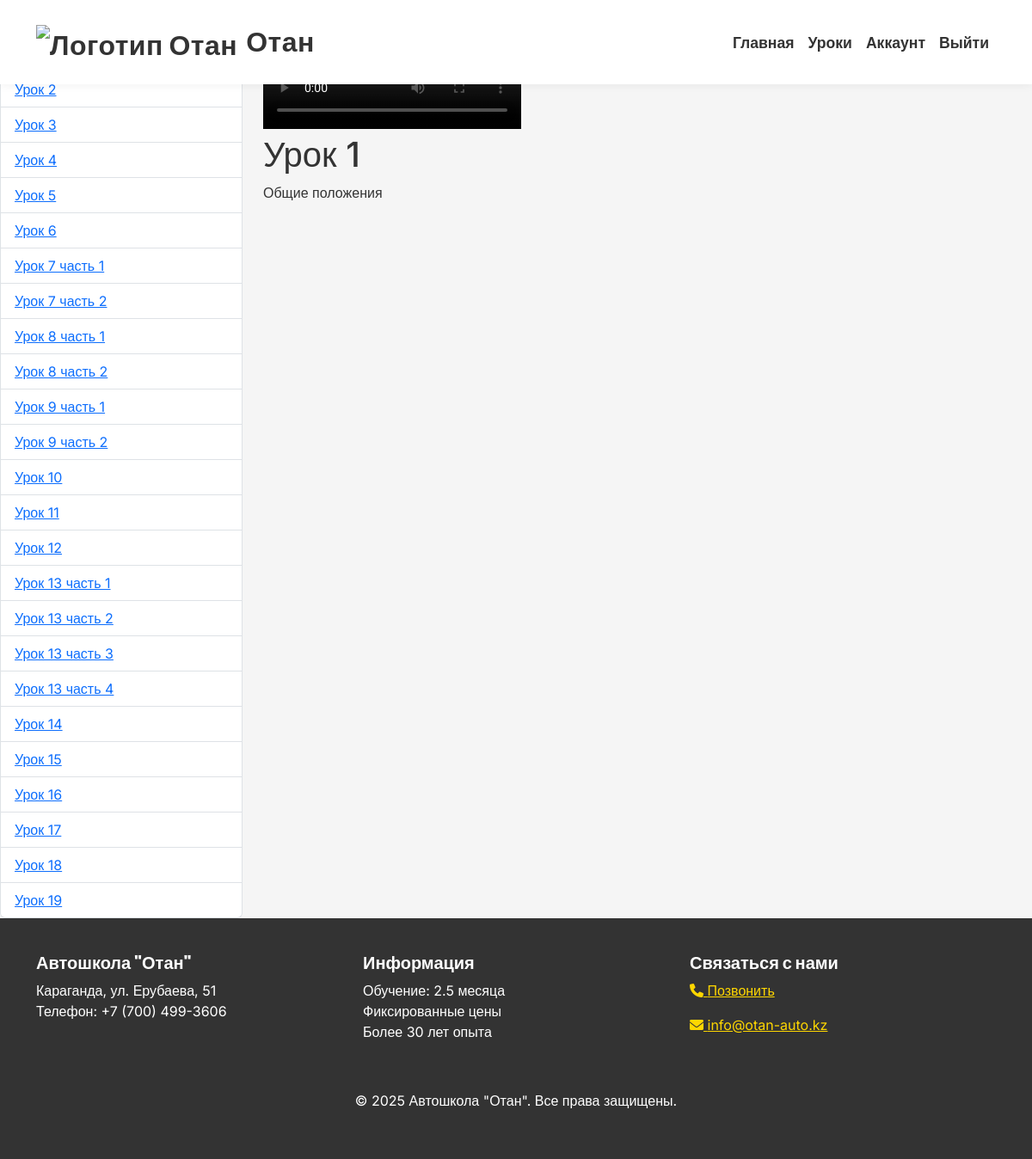
The app's page /lessons/1/ (signed in) with its own data.
### lessons/models.py (models this page shows, shortened)
class Lesson(models.Model):
    title = models.CharField(max_length=200)
    description = models.TextField()
    video_file = models.FileField(upload_to='videos/', null=True, blank=True)

### accounts/decorators.py (the view)
    def wrapper(request, *args, **kwargs):
        if request.user.is_authenticated and request.user.profile.days_since_registration >= 76:
            return redirect(reverse('account'))
        return view_func(request, *args, **kwargs)

### accounts/models.py (called while the page is built)
    @classmethod
    def get_last_update(cls):
        obj, created = cls.objects.get_or_create(id=1, defaults={'last_update_date': timezone.now()})
        return obj

### lessons/views.py (called while the page is built)
@login_required
@not_blocked
def lesson_detail(request, lesson_id):
    lesson = get_object_or_404(Lesson, id=lesson_id)
    lessons = Lesson.objects.all()
    return render(request, 'lessons/lesson_detail.html', {'lesson': lesson, 'lessons': lessons})

### templates/lessons/lesson_detail.html (shortened to what this page needs)
{% extends 'base.html' %}
{% block content %}
<div class="row">
    <div class="col-md-3">
        <h3>Уроки</h3>
        <ul class="list-group">
            {% for lesson in lessons %}
            <li class="list-group-item {% if lesson.id == lesson_detail.id %}active{% endif %}">
                <a href="{% url 'lesson_detail' lesson.id %}">{{ lesson.title }}</a>
            </li>
            {% endfor %}
        </ul>
    </div>
    <div class="col-md-9">
        <h1>{{ lesson.title }}</h1>
        <p>{{ lesson.description }}</p>
    </div>
</div>
{% endblock %}

### templates/base.html (style rules this page uses)
:root { --white: #FFFFFF; --dark-gray: #333333; --yellow: #FFD700; --light-gray: #F5F5F5; }
body { font-family: 'Inter', sans-serif; background-color: var(--light-gray); color: var(--dark-gray); margin: 0; min-height: 100vh; display: flex; flex-direction: column; }

### records on screen
Lesson: title "Урок 2"
Lesson: title "Урок 3"
Lesson: title "Урок 4"
Lesson: title "Урок 5"
Lesson: title "Урок 6"
Lesson: title "Урок 7 часть 1"
Lesson: title "Урок 7 часть 2"
Lesson: title "Урок 8 часть 1"
Lesson: title "Урок 8 часть 2"
Lesson: title "Урок 9 часть 1"
Lesson: title "Урок 9 часть 2"
Lesson: title "Урок 10"
Lesson: title "Урок 11"
Lesson: title "Урок 12"
Lesson: title "Урок 13 часть 1"
Lesson: title "Урок 13 часть 2"
Lesson: title "Урок 13 часть 3"
Lesson: title "Урок 13 часть 4"
Lesson: title "Урок 14"
Lesson: title "Урок 15"
Lesson: title "Урок 16"
Lesson: title "Урок 17"
Lesson: title "Урок 18"
Lesson: title "Урок 19"
Lesson: title "Урок 1", description "Общие положения"
